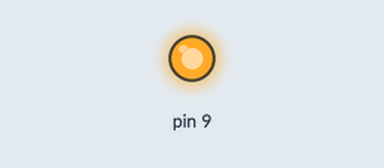
Bench run of a sketch on a simulated Arduino Uno, built with avr-gcc and run on an emulated ATmega328P. On the bench: output pins drawn as LEDs (lit = HIGH).

Above: at 2.6 s.
Timing chart, 0 to 4.1 s (numbered marks = the images above):
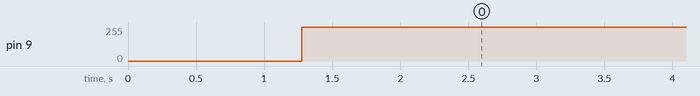

The sketch:

PWM.ino
```cpp
// PWM.ino - PWM bang Timer1/OCR1A cho Arduino Uno / ATmega328P
// OC1A = D9 (PB1). Noi LED qua dien tro 220..330 ohm xuong GND.
// Fast PWM 8-bit, non-inverting, tan so xap xi 7.812 kHz.

#ifndef F_CPU
#define F_CPU 16000000UL
#endif

#include <avr/io.h>
#include <stdint.h>
#include <util/delay.h>

static void pwm_init(void)
{
  DDRB |= _BV(DDB1); // OC1A/D9 la output

  // Fast PWM 8-bit (mode 5: WGM12:0 = 101), non-inverting OC1A.
  TCCR1A = _BV(COM1A1) | _BV(WGM10);
  TCCR1B = _BV(WGM12) | _BV(CS11); // prescaler = 8
  OCR1A = 0;
}

void setup()
{
  pwm_init();
}

void loop()
{
  uint16_t duty;

  for (duty = 0; duty < 256; duty++) {
    OCR1A = (uint8_t)duty;
    _delay_ms(5);
  }

  for (duty = 255; duty > 0; duty--) {
    OCR1A = (uint8_t)duty;
    _delay_ms(5);
  }
  OCR1A = 0;
}
```

Measured:
- by itself, pin 9: 0/255 → 255/255 at 1.3 s
